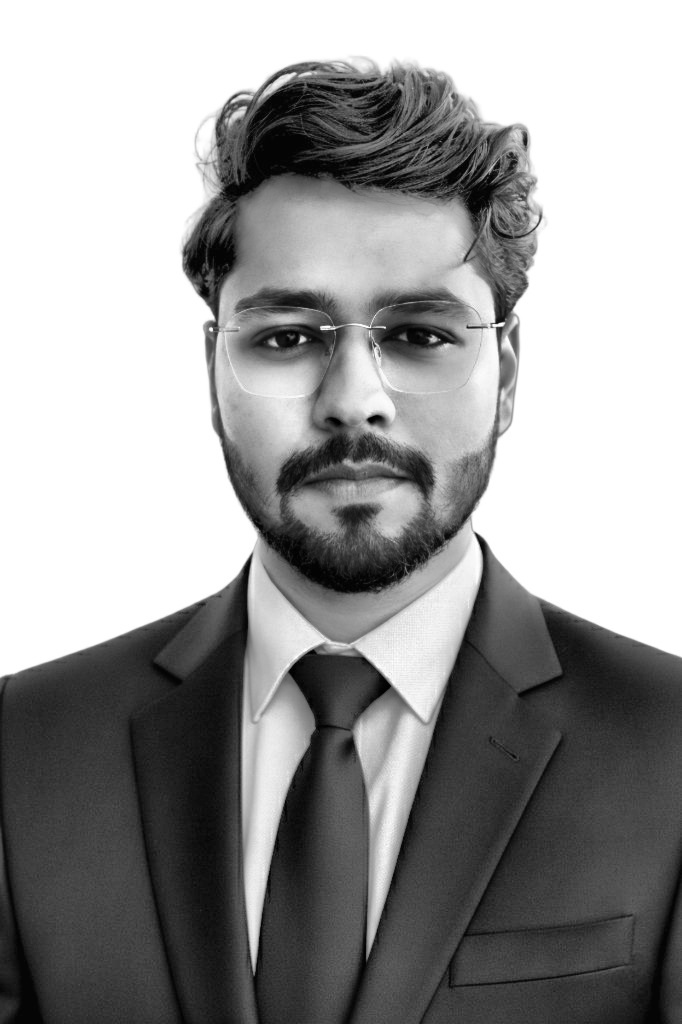
#> input picture source-prepped.png, 682 x 1024 px
$ python make_ascii_svg.py
#> lines starting #> are read from the running program, lines starting #| are printed output that depends on the picture
import os
import sys
from PIL import Image
from xml.sax.saxutils import escape

# Constants
ASCII_RAMP = ' .`:-=+*cs#%@'
FONT_SIZE = 7
CHAR_WIDTH = 4.2  # Approximate width for monospace at 7px
LINE_HEIGHT = 7.5

def get_repo_root():
    current_dir = os.path.dirname(os.path.abspath(__file__))
    return os.path.dirname(current_dir)

def create_ascii_svg():
    repo_root = get_repo_root()
    input_path = os.path.join(repo_root, 'source-prepped.png')
    output_path = os.path.join(repo_root, 'aamir-ascii.svg')

    if not os.path.exists(input_path):
        print(f"Error: Input file {input_path} not found.")
        return

    try:
        img = Image.open(input_path).convert('L')
    except Exception as e:
        print(f"Error loading image: {e}")
        return

    orig_width, orig_height = img.size
#> orig_width = 682; orig_height = 1024

    # Resize to character grid: ~100 columns wide
    cols = 100
    aspect_ratio = orig_height / orig_width
#> aspect_ratio = 1.5
    # Characters are ~0.55x as wide as tall
    rows = int(cols * aspect_ratio * 0.55)
#> rows = 82

    img = img.resize((cols, rows), Image.Resampling.LANCZOS)
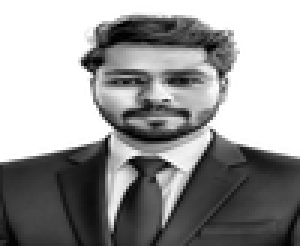
#> img: PIL image 100x82 L (shown 3 times larger); min 0, max 255, mean 152.7

    # Convert pixels to ASCII
    ascii_grid = []
    ramp_len = len(ASCII_RAMP) - 1

    for y in range(rows):
        row_chars = []
        for x in range(cols):
            pixel = img.getpixel((x, y))
            # 255 = white = space (bright), 0 = black = @ (dark)
            index = int((255 - pixel) / 255.0 * ramp_len)
            index = max(0, min(ramp_len, index))
            row_chars.append(ASCII_RAMP[index])
        ascii_grid.append("".join(row_chars))
#> after the loop, ascii_grid = 82 items

    # Skip rows that are entirely spaces (blank rows at top/bottom)
    start_row = 0
    while start_row < rows and not ascii_grid[start_row].strip():
        start_row += 1
#> this loop made 5 passes
#> after the loop, start_row = 5

    end_row = rows - 1
#> end_row = 81
    while end_row >= 0 and not ascii_grid[end_row].strip():
        end_row -= 1
#> this loop made 0 passes
#> after the loop, end_row = 81

    if start_row > end_row:
        print("Image is entirely blank/white.")
        return

    ascii_grid = ascii_grid[start_row:end_row + 1]
#> ascii_grid = 77 items
    rows = len(ascii_grid)
#> rows = 77

    # Calculate SVG dimensions
    width_px = cols * CHAR_WIDTH + 10  # small padding
    height_px = rows * LINE_HEIGHT + 10
#> height_px = 587.5

    delay_per_row = 0.04  # 40ms stagger per row
    wipe_duration = 0.3   # each row wipe takes 0.3s

    # Build animation CSS — one class per row for staggered delay
    css_lines = []
    css_lines.append('<style>')
    css_lines.append('  text.ascii-row {')
    css_lines.append("    font-family: 'Consolas', 'Courier New', monospace;")
    css_lines.append(f'    font-size: {FONT_SIZE}px;')
    css_lines.append('    fill: #c9d1d9;')
    css_lines.append('    white-space: pre;')
    css_lines.append('    opacity: 0;')
    css_lines.append('    animation-name: wipe;')
    css_lines.append(f'    animation-duration: {wipe_duration}s;')
    css_lines.append('    animation-fill-mode: forwards;')
    css_lines.append('    animation-timing-function: linear;')
    css_lines.append('  }')
    css_lines.append('  @keyframes wipe {')
    css_lines.append('    0%   { clip-path: inset(0 100% 0 0); opacity: 1; }')
    css_lines.append('    100% { clip-path: inset(0 0% 0 0);   opacity: 1; }')
    css_lines.append('  }')
    # Per-row delay classes
    for i in range(rows):
        delay = i * delay_per_row
        css_lines.append(f'  .r{i} {{ animation-delay: {delay:.3f}s; }}')
    css_lines.append('</style>')

    # Build SVG
    svg_lines = []
    svg_lines.append(f'<svg xmlns="http://www.w3.org/2000/svg" viewBox="0 0 {width_px:.1f} {height_px:.1f}" width="{width_px:.0f}" height="{height_px:.0f}">')
    svg_lines.extend(css_lines)

    total_chars = 0
    for i, row_text in enumerate(ascii_grid):
        total_chars += len(row_text)
        y_pos = (i + 1) * LINE_HEIGHT
        escaped_text = escape(row_text)
        svg_lines.append(f'<text x="5" y="{y_pos:.1f}" class="ascii-row r{i}" xml:space="preserve">{escaped_text}</text>')
#> this loop made 77 passes
#> (total_chars, y_pos) on passes 1 to 12: (100, 7.5), (200, 15), (300, 22.5), (400, 30), (500, 37.5), (600, 45), (700, 52.5), (800, 60), (900, 67.5), (1000, 75), (1100, 82.5), (1200, 90)
#> after the loop, svg_lines = 172 items; total_chars = 7700

    svg_lines.append('</svg>')

    with open(output_path, 'w', encoding='utf-8') as f:
        f.write('\n'.join(svg_lines))

    total_duration = rows * delay_per_row + wipe_duration
#> total_duration = 3.38
    print(f"ASCII SVG Stats:")
    print(f"  Grid: {cols} cols x {rows} rows")
#|   Grid: 100 cols x 77 rows
    print(f"  Total chars: {total_chars}")
#|   Total chars: 7700
    print(f"  Animation duration: {total_duration:.2f}s")
#|   Animation duration: 3.38s
    print(f"  Saved to {output_path}")

if __name__ == "__main__":
    create_ascii_svg()

$ run again, with source-photo.jpg saved as source-prepped.png
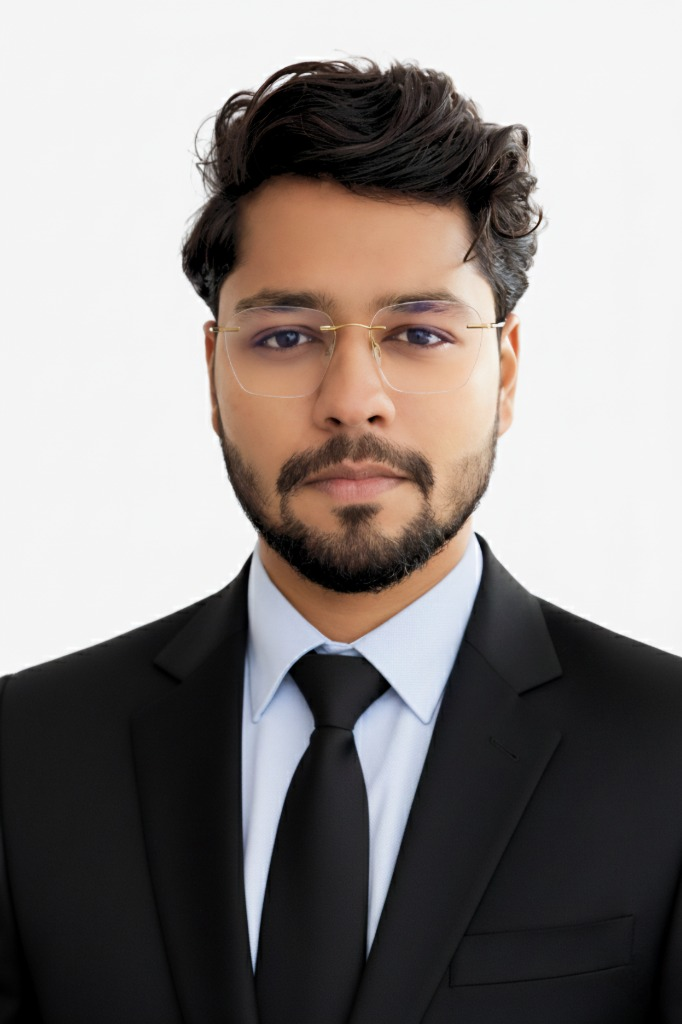
#> input picture source-photo.jpg, 682 x 1024 px
#> in create_ascii_svg, `img = Image.open(input_path).convert('L')`:
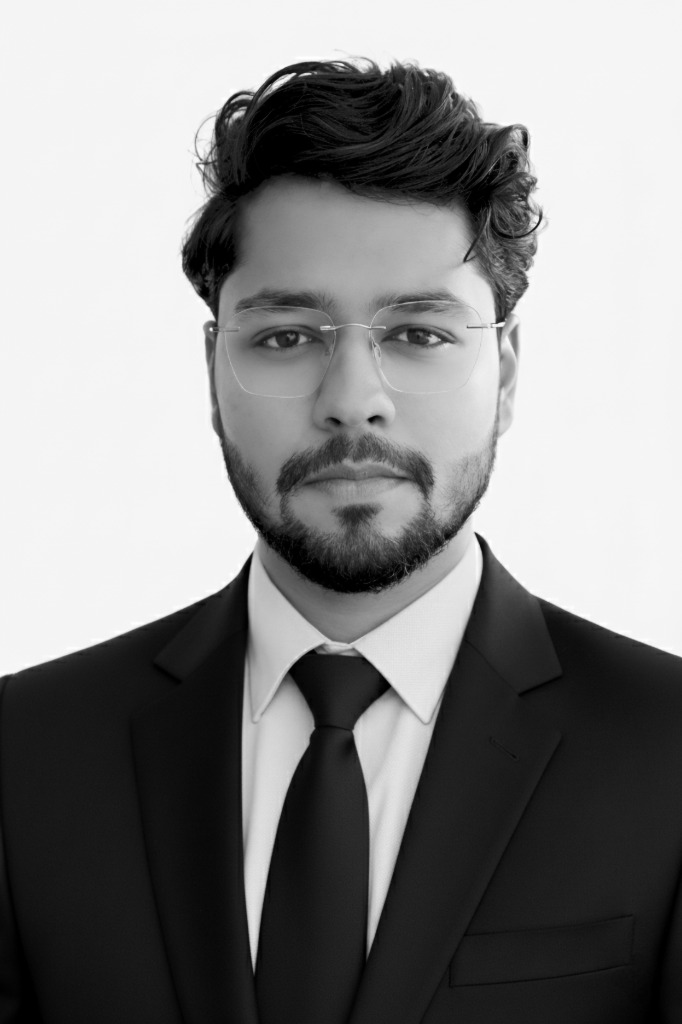
#> img: PIL image 682x1024 L; min 0, max 255, mean 135.1
#> in create_ascii_svg, `img = img.resize((cols, rows), Image.Resampling.LANCZOS)`:
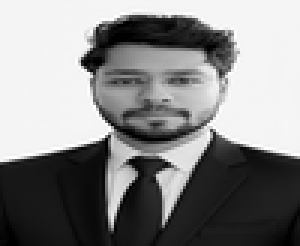
#> img: PIL image 100x82 L (shown 3 times larger); min 0, max 255, mean 135.1
#> after the loop in create_ascii_svg, `for y in range(rows):`: ascii_grid = 82 items
#> the loop in create_ascii_svg, `while start_row < rows and not ascii_grid[start_row].strip():` made 4 passes
#> after the loop in create_ascii_svg, `while start_row < rows and not ascii_grid[start_row].strip():`: start_row = 4
#> after the loop in create_ascii_svg, `while end_row >= 0 and not ascii_grid[end_row].strip():`: end_row = 81
#> in create_ascii_svg, `ascii_grid = ascii_grid[start_row:end_row + 1]`: ascii_grid = 78 items
#> in create_ascii_svg, `rows = len(ascii_grid)`: rows = 78
#> height_px = 595
#> the loop in create_ascii_svg, `for i, row_text in enumerate(ascii_grid):` made 78 passes
#> (total_chars, y_pos) on passes 1 to 8: (100, 7.5), (200, 15), (300, 22.5), (400, 30), (500, 37.5), (600, 45), (700, 52.5), (800, 60)
#> after the loop in create_ascii_svg, `for i, row_text in enumerate(ascii_grid):`: svg_lines = 174 items; total_chars = 7800
#> total_duration = 3.42
#|   Grid: 100 cols x 78 rows
#|   Total chars: 7800
#|   Animation duration: 3.42s
